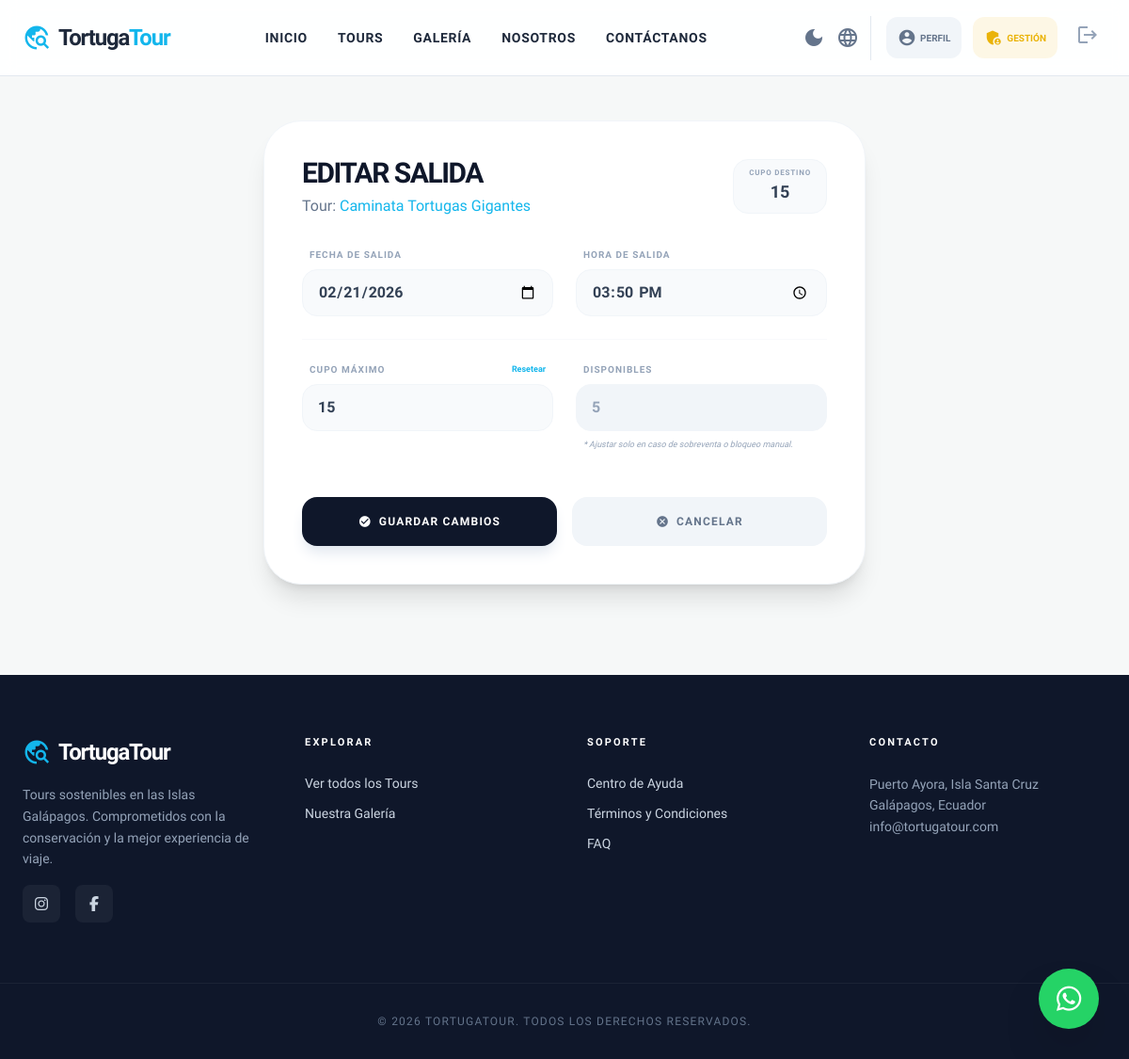
The page /panel/salidas/3/editar/ (signed in) on the database as committed earlier.
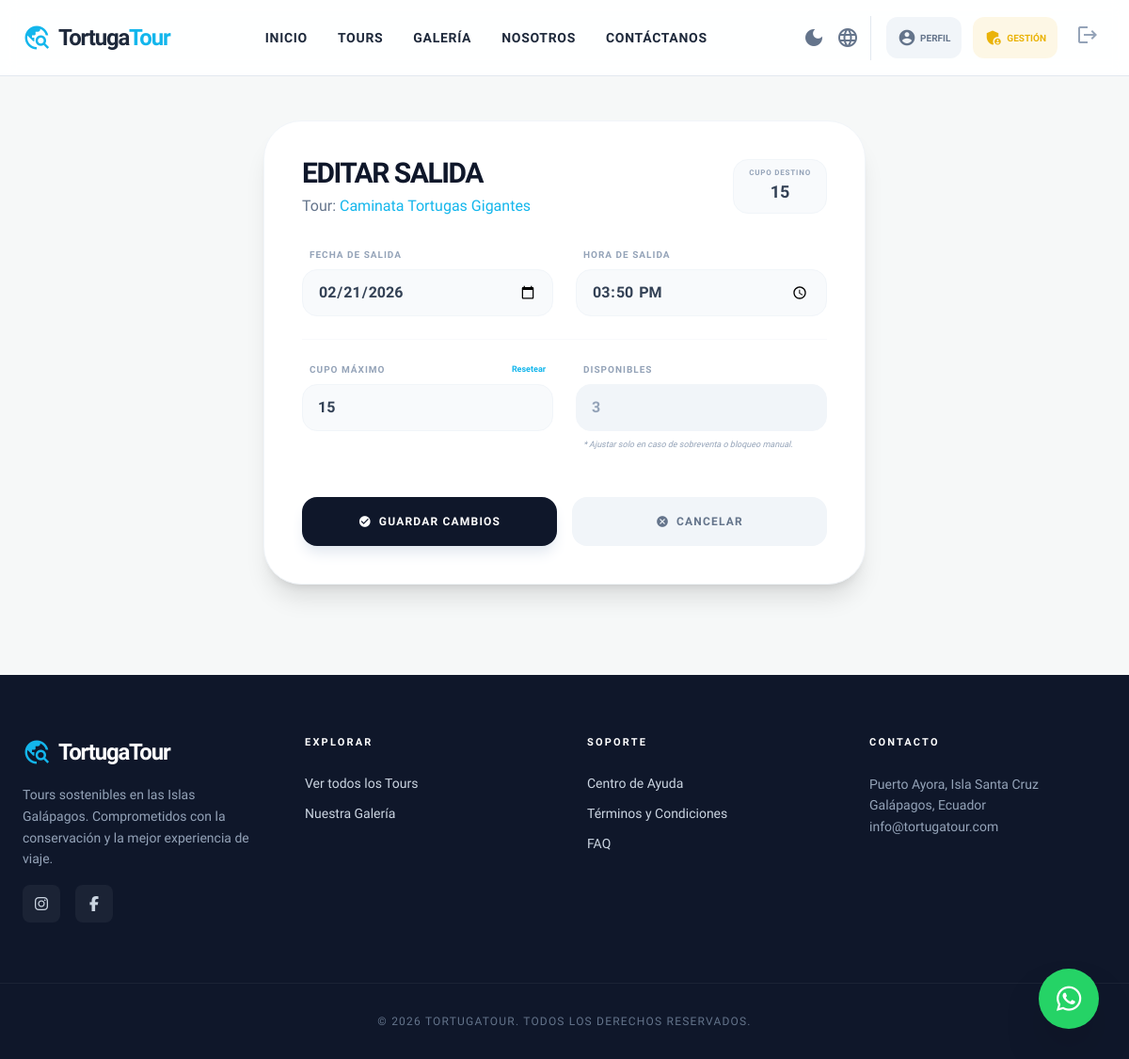
The same page on the database as committed later.
### core/models.py (models this page shows, shortened)
class SalidaTour(models.Model):
    tour = models.ForeignKey(Tour, on_delete=models.CASCADE, related_name="salidas")
    fecha = models.DateField()
    hora = models.TimeField(null=True, blank=True)
    cupo_maximo = models.PositiveIntegerField()
    cupos_disponibles = models.PositiveIntegerField()

class Tour(models.Model):
    nombre = models.CharField(max_length=150)
    destino = models.ForeignKey(Destino, on_delete=models.CASCADE, related_name="tours")
    descripcion = models.TextField()
    precio = models.DecimalField(max_digits=8, decimal_places=2)
    precio_adulto = models.DecimalField(max_digits=8, decimal_places=2, default=0, blank=True)
    precio_nino = models.DecimalField(max_digits=8, decimal_places=2, default=0, blank=True)
    lemonsqueezy_variant_id = models.CharField(max_length=50, blank=True, default="")
    cupo_maximo = models.PositiveIntegerField(default=15)
    cupos_disponibles = models.PositiveIntegerField(default=15)

### core/views.py (the view, shortened to what this page needs)
# urls.py: path("panel/salidas/<int:salida_id>/editar/", views.editar_salida, name="editar_salida"),
@login_required
@user_passes_test(es_admin)
def editar_salida(request, salida_id):
    salida = get_object_or_404(SalidaTour, id=salida_id)
    return render(request, "core/panel/editar_salida.html", {"salida": salida})

### core/context_processors.py (called while the page is built)
def whatsapp_number(request):
    return {"WHATSAPP_NUMBER": getattr(settings, "WHATSAPP_NUMBER", "")}

### core/views.py (called while the page is built)
def es_admin(user):
    return user.is_staff

### core/templates/core/panel/editar_salida.html (shortened to what the changed rows need)
{% extends "core/base.html" %}
{% block content %}
<div class="max-w-2xl mx-auto py-12 px-4">
    <div class="bg-white p-10 rounded-[2.5rem] shadow-xl border border-slate-100">
        <div class="mb-8 flex justify-between items-start">
            <div>
                <h1 class="text-3xl font-black text-slate-900 tracking-tighter uppercase leading-none mb-2">Editar Salida</h1>
                <p class="text-slate-500 font-medium">Tour: <span class="text-primary">{{ salida.tour.nombre }}</span></p>
            </div>
            <div class="bg-slate-50 border border-slate-100 px-4 py-2 rounded-2xl text-center">
                <span class="block text-[8px] font-black text-slate-400 uppercase tracking-widest">Cupo Destino</span>
                <span class="text-lg font-black text-slate-700" id="cupo-heredado">{{ salida.tour.destino.cupo_maximo|default:salida.tour.cupo_maximo }}</span>
            </div>
        </div>
        <form method="post" class="space-y-6" id="salida-form">
            <div class="grid grid-cols-1 md:grid-cols-2 gap-6">
                <div>
                    <label class="block text-[10px] font-black uppercase text-slate-400 mb-2 ml-2 tracking-widest">Fecha de Salida</label>
                    <input type="date" name="fecha" value="{{ salida.fecha|date:'Y-m-d' }}"
                           class="w-full bg-slate-50 border-slate-100 rounded-2xl py-3 px-4 font-semibold text-slate-700 focus:ring-2 focus:ring-primary focus:bg-white transition-all">
                </div>
                <div>
                    <label class="block text-[10px] font-black uppercase text-slate-400 mb-2 ml-2 tracking-widest">Hora de Salida</label>
                    <input type="time" name="hora" value="{{ salida.hora|time:'H:i' }}"
                           class="w-full bg-slate-50 border-slate-100 rounded-2xl py-3 px-4 font-semibold text-slate-700 focus:ring-2 focus:ring-primary focus:bg-white transition-all">
                </div>
            </div>
            <div class="grid grid-cols-2 gap-6 border-t border-slate-50 pt-6">
                <div>
                    <div class="flex justify-between items-center mb-2 px-2">
                        <label class="block text-[10px] font-black uppercase text-slate-400 tracking-widest">Cupo Máximo</label>
                        <button type="button" onclick="resetCupo()" class="text-[9px] font-bold text-primary hover:underline">Resetear</button>
                    </div>
                    <input type="number" name="cupo_maximo" id="input-cupo-maximo" value="{{ salida.cupo_maximo }}"
                           class="w-full bg-slate-50 border-slate-100 rounded-2xl py-3 px-4 font-semibold text-slate-700 focus:ring-2 focus:ring-primary focus:bg-white transition-all">
                </div>
                <div>
                    <label class="block text-[10px] font-black uppercase text-slate-400 mb-2 ml-2 tracking-widest">Disponibles</label>
                    <input type="number" name="cupos_disponibles" value="{{ salida.cupos_disponibles }}"
                           class="w-full bg-slate-100 border-slate-100 rounded-2xl py-3 px-4 font-semibold text-slate-400 focus:ring-2 focus:ring-primary focus:bg-white transition-all">
                    <p class="text-[9px] text-slate-400 mt-2 ml-2 italic">* Ajustar solo en caso de sobreventa o bloqueo manual.</p>
                </div>
            </div>
        </form>
    </div>
</div>
{% endblock %}

Rows that differ between the two databases and show on the page:
changed SalidaTour "Caminata Tortugas Gigantes": cupos_disponibles "5" → "3"
